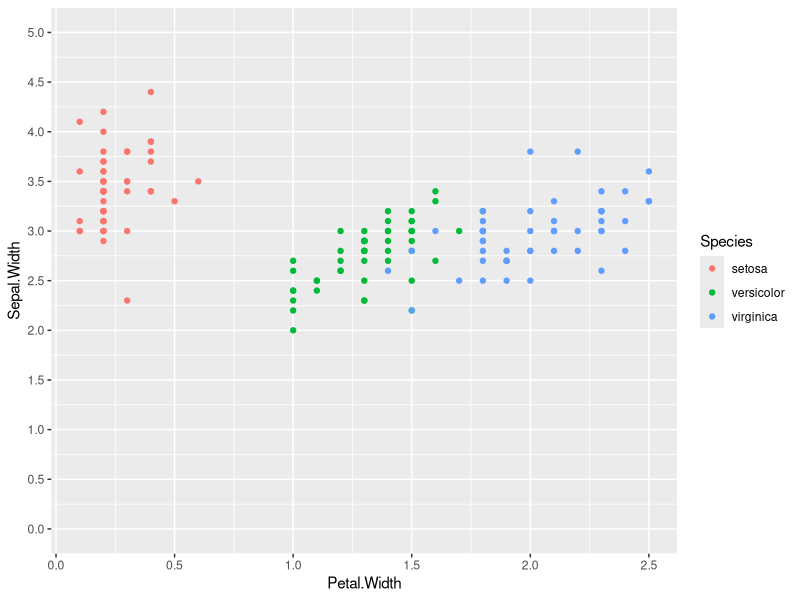
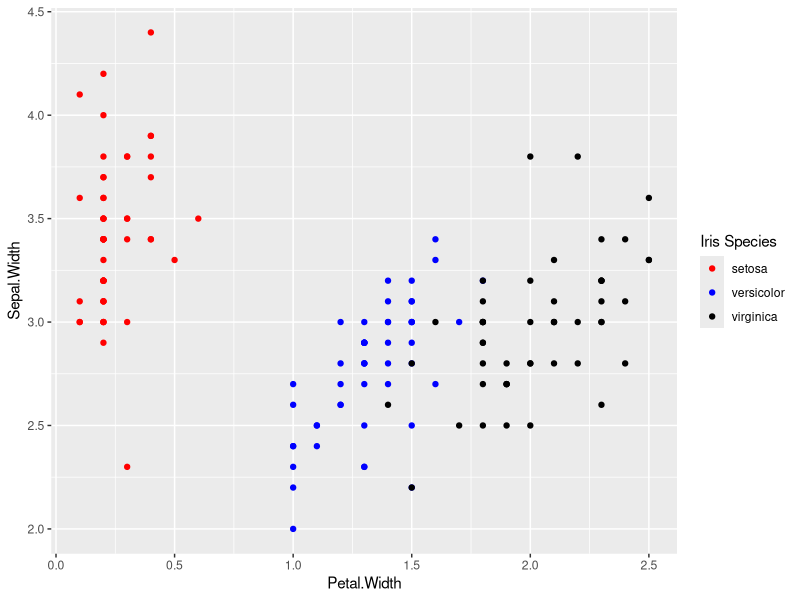
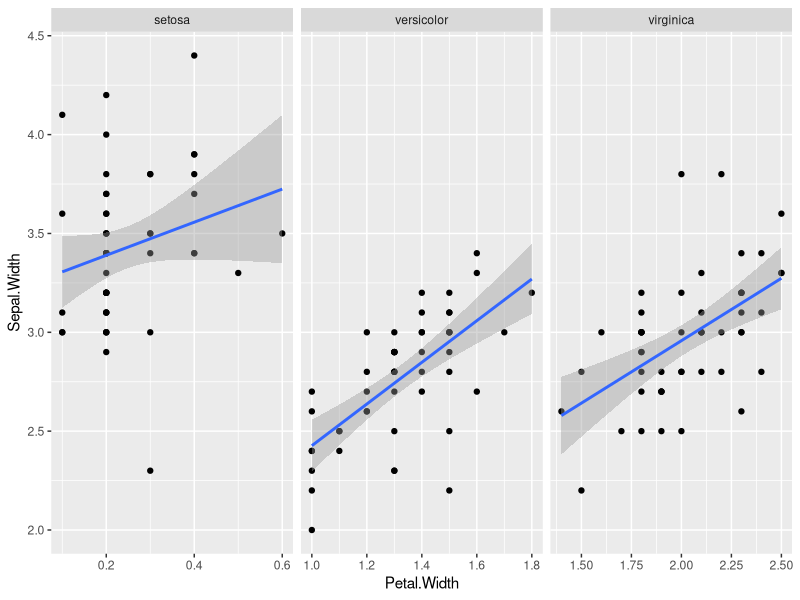
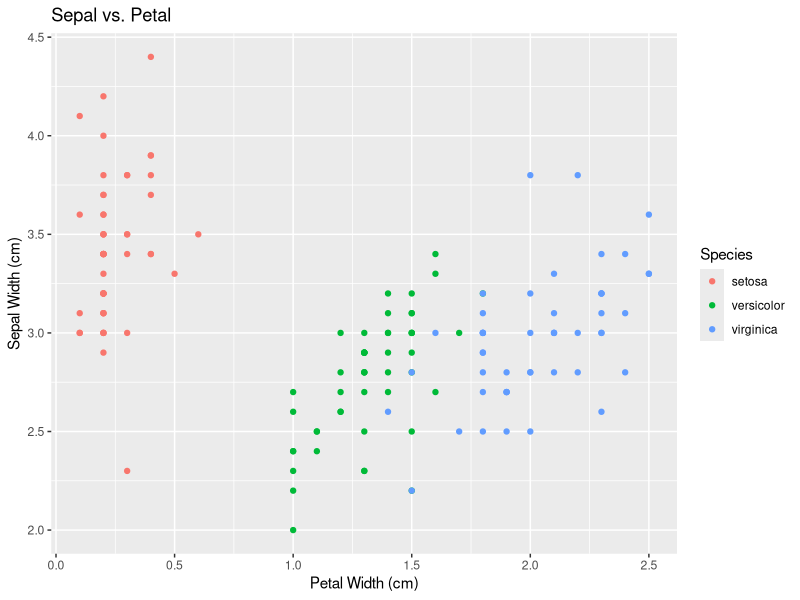
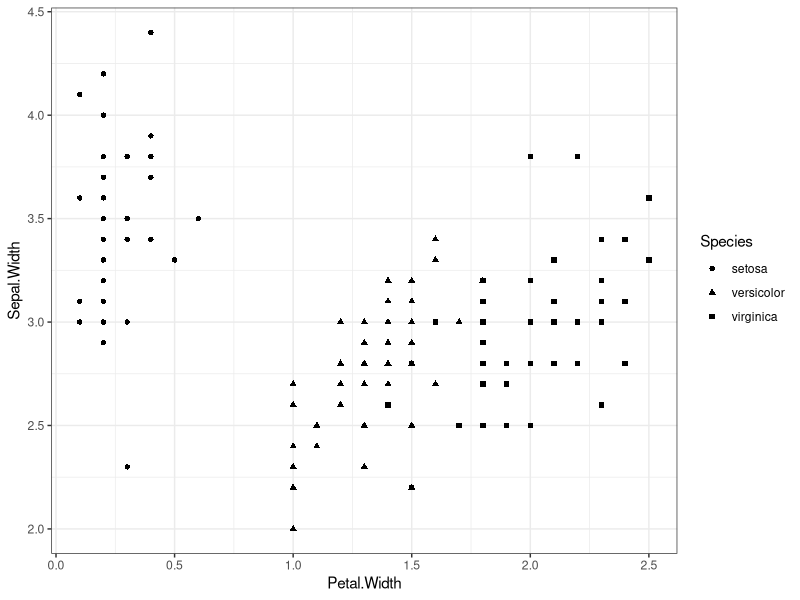

Here is the R script that generated these plots, in order:
## ---- chunk 1
require(knitr)
hook_source_def = knit_hooks$get('source')
knit_hooks$set(source = function(x, options){
  if (!is.null(options$verbatim) && options$verbatim){
    opts = gsub(",\\s*verbatim\\s*=\\s*TRUE\\s*", "", options$params.src)
    bef = sprintf('\n\n    ```{r %s}\n', opts, "\n")
    stringr::str_c(bef, paste(knitr:::indent_block(x, "    "), collapse = '\n'), "\n    ```\n")
  } else {
     hook_source_def(x, options)
  }
})
## ---- chunk 2
library(dplyr)
round( sqrt(1000), 3)
1000 %>% sqrt %>% round()
1000 %>% sqrt %>% round(., 3)
## ---- chunk 3
library(dplyr)
library(ggplot2)
data(diamonds)
head(diamonds)
diamonds %>% head
## ---- chunk 4
diamonds %>% head
## ---- chunk 5
library(dplyr)
data(diamonds)
head(diamonds)
diamonds %>% head
summary(diamonds$price)
diamonds$price %>% summary(object = .)
## ---- chunk 6
df.diamonds_ideal <- filter(diamonds, cut == "Ideal")
df.diamonds_ideal
## ---- chunk 7
ggplot(iris, aes(x = Petal.Width, y = Sepal.Width, 
                 color=Species)) + geom_point() +
  scale_y_continuous(limits=c(0,5), breaks=seq(0,5,0.5))
## ---- chunk 8
ggplot(iris, aes(x = Petal.Width, y = Sepal.Width, 
                 color=Species)) + geom_point() +
  scale_color_manual(name="Iris Species", 
                     values=c("red","blue","black"))
## ---- chunk 9
ggplot(iris, aes(x = Petal.Width, y = Sepal.Width)) + 
  geom_point() + geom_smooth(method="lm") +
  facet_wrap(~ Species, scales = "free_x")
## ---- chunk 10
ggplot(iris, aes(x = Petal.Width, y = Sepal.Width, 
                 color=Species)) + geom_point() +
  labs(title="Sepal vs. Petal", 
       x="Petal Width (cm)", y="Sepal Width (cm)") 
## ---- chunk 11
ggplot(iris, aes(x = Petal.Width, y = Sepal.Width, 
                 shape=Species)) + geom_point() +
  theme_bw()
